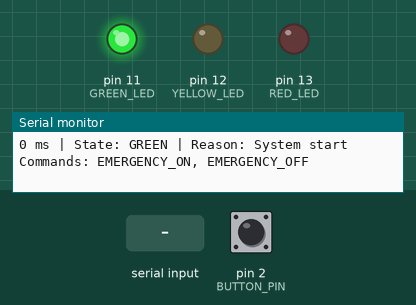
Recording of a sketch running on a simulated Arduino Uno, built with avr-gcc and run on an emulated ATmega328P. Parts: output pins drawn as LEDs (lit = HIGH), the last lines printed to the serial monitor. Dashed ring = blinking. Inputs (shaded band) come from the test bench; at power-on: pin 2 (BUTTON_PIN) HIGH.

Above: at 1.2 s.
1.3 s: "EMERGENCY_ON\n" received over Serial
At 1.56 s:
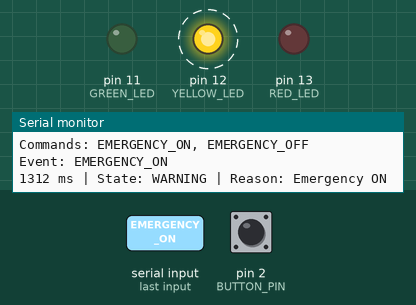
4.3 s: pin 2 (BUTTON_PIN) pulled LOW for 0.15 s
7.3 s: pin 2 (BUTTON_PIN) pulled LOW for 1 s
10.3 s: "EMERGENCY_OFF\n" received over Serial
13.3 s: "1\n" received over Serial
Timing chart, 0 to 17.3 s (numbered marks = the images above; inputs shaded):
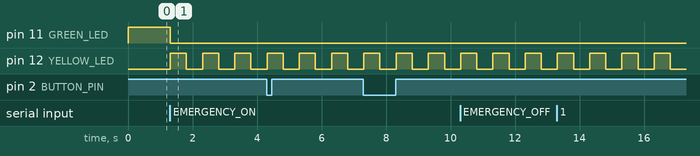

Measured:
- after the input at 1.3 s, pin 11 (GREEN_LED): HIGH → LOW at once; pin 12 (YELLOW_LED): alternates HIGH for 0.50 s and LOW for 0.50 s, starting at once

The sketch:

switch-case.ino
```cpp
const byte RED_LED = 13;
const byte YELLOW_LED = 12;
const byte GREEN_LED = 11;
const byte BUTTON_PIN = 2;

const unsigned long GREEN_TIME = 10000UL;
const unsigned long YELLOW_TIME = 3000UL;
const unsigned long RED_TIME = 10000UL;
const unsigned long PED_RED_TIME = 15000UL;
const unsigned long BLINK_TIME = 500UL;
const unsigned long DEBOUNCE_TIME = 50UL;
const unsigned long LONG_PRESS_TIME = 800UL;

enum State {
  S_GREEN,
  S_YELLOW,
  S_RED,
  S_WARNING
};

enum Event {
  E_NONE,
  E_PED,
  E_NIGHT_TOGGLE,
  E_EMERGENCY_ON,
  E_EMERGENCY_OFF
};

State currentState = S_GREEN;
State savedState = S_GREEN;

unsigned long stateStart = 0;
unsigned long stateDuration = GREEN_TIME;
unsigned long savedRemaining = GREEN_TIME;

bool pedRequest = false;
bool emergency = false;
bool nightMode = false;
bool warningBlinkOn = true;

// Переменные антидребезга
bool lastRawButton = HIGH;
bool stableButton = HIGH;
unsigned long debounceStart = 0;
unsigned long pressStart = 0;
bool buttonPressActive = false;
bool longPressHandled = false;

// Буфер для команд Serial Monitor
char serialBuffer[32];
byte serialLength = 0;

const char* stateName(State s) {
  switch (s) {
    case S_GREEN:   return "GREEN";
    case S_YELLOW:  return "YELLOW";
    case S_RED:     return "RED";
    case S_WARNING: return "WARNING";
  }
  return "UNKNOWN";
}

void setOutputs(State s) {
  digitalWrite(RED_LED, LOW);
  digitalWrite(YELLOW_LED, LOW);
  digitalWrite(GREEN_LED, LOW);

  switch (s) {
    case S_GREEN:
      digitalWrite(GREEN_LED, HIGH);
      break;

    case S_YELLOW:
      digitalWrite(YELLOW_LED, HIGH);
      break;

    case S_RED:
      digitalWrite(RED_LED, HIGH);
      break;

    case S_WARNING:
      digitalWrite(YELLOW_LED,
                   warningBlinkOn ? HIGH : LOW);
      break;
  }
}

void goToState(State s, unsigned long duration,
               const char* reason) {
  currentState = s;
  stateStart = millis();
  stateDuration = duration;

  if (s == S_WARNING) {
    warningBlinkOn = true;
  }

  setOutputs(s);

  Serial.print(millis());
  Serial.print(" ms | State: ");
  Serial.print(stateName(s));
  Serial.print(" | Reason: ");
  Serial.println(reason);
}

void enterWarning(const char* reason) {
  // Сохраняем цикл только при первом входе
  // в предупреждение.
  if (currentState != S_WARNING) {
    unsigned long elapsed = millis() - stateStart;

    savedState = currentState;

    if (elapsed < stateDuration) {
      savedRemaining = stateDuration - elapsed;
    } else {
      savedRemaining = 1;
    }

    goToState(S_WARNING, BLINK_TIME, reason);
  }
}

void restoreNormalState(const char* reason) {
  if (currentState == S_WARNING &&
      !emergency && !nightMode) {
    goToState(savedState, savedRemaining, reason);
  }
}

void handleEvent(Event ev) {
  switch (ev) {
    case E_PED:
      pedRequest = true;
      Serial.println("Event: PEDESTRIAN_REQUEST");
      break;

    case E_NIGHT_TOGGLE:
      nightMode = !nightMode;

      Serial.print("Event: NIGHT_MODE_TOGGLE -> ");
      Serial.println(nightMode ? "ON" : "OFF");

      if (nightMode) {
        enterWarning("Night mode ON");
      } else {
        restoreNormalState("Night mode OFF");
      }
      break;

    case E_EMERGENCY_ON:
      if (!emergency) {
        emergency = true;
        Serial.println("Event: EMERGENCY_ON");
        enterWarning("Emergency ON");
      }
      break;

    case E_EMERGENCY_OFF:
      if (emergency) {
        emergency = false;
        Serial.println("Event: EMERGENCY_OFF");
        restoreNormalState("Emergency OFF");
      }
      break;

    case E_NONE:
      break;
  }
}

// Чтение одной физической кнопки
void readButton() {
  unsigned long now = millis();
  bool raw = digitalRead(BUTTON_PIN);

  // Фиксируем изменение физического сигнала
  if (raw != lastRawButton) {
    lastRawButton = raw;
    debounceStart = now;
  }

  // Обрабатываем сигнал после устранения дребезга
  if (now - debounceStart >= DEBOUNCE_TIME &&
      raw != stableButton) {

    stableButton = raw;

    // Нажатие: INPUT_PULLUP означает LOW
    if (stableButton == LOW) {
      pressStart = now;
      buttonPressActive = true;
    }

    // Отпускание кнопки
    else if (buttonPressActive) {
      unsigned long heldTime = now - pressStart;
      buttonPressActive = false;

      if (heldTime >= LONG_PRESS_TIME) {
        handleEvent(E_NIGHT_TOGGLE);
      } else {
        handleEvent(E_PED);
      }
    }
  }
}

// Неблокирующее чтение команд Serial Monitor
void readSerialCommands() {
  while (Serial.available() > 0) {
    char c = Serial.read();

    if (c == '\r') {
      continue;
    }

    if (c != '\n') {
      if (serialLength < sizeof(serialBuffer) - 1) {
        serialBuffer[serialLength++] = c;
      } else {
        serialLength = 0;
        Serial.println("Error: command too long");
      }
      continue;
    }

    serialBuffer[serialLength] = '\0';
    serialLength = 0;

    if (strcmp(serialBuffer, "EMERGENCY_ON") == 0) {
      handleEvent(E_EMERGENCY_ON);
    } else if (
      strcmp(serialBuffer, "EMERGENCY_OFF") == 0) {
      handleEvent(E_EMERGENCY_OFF);
    } else {
      Serial.println("Unknown command");
    }
  }
}

// Основная логика переходов switch-case
void handleTimer() {
  unsigned long now = millis();

  switch (currentState) {
    case S_GREEN:
      if (now - stateStart >= stateDuration) {
        goToState(S_YELLOW, YELLOW_TIME,
                  "Green timer expired");
      }
      break;

    case S_YELLOW:
      if (now - stateStart >= stateDuration) {
        if (pedRequest) {
          pedRequest = false;
          goToState(S_RED, PED_RED_TIME,
                    "Pedestrian crossing");
        } else {
          goToState(S_RED, RED_TIME,
                    "Yellow timer expired");
        }
      }
      break;

    case S_RED:
      if (now - stateStart >= stateDuration) {
        goToState(S_GREEN, GREEN_TIME,
                  "Red timer expired");
      }
      break;

    case S_WARNING:
      if (now - stateStart >= BLINK_TIME) {
        warningBlinkOn = !warningBlinkOn;

        digitalWrite(YELLOW_LED,
                     warningBlinkOn ? HIGH : LOW);

        stateStart = now;
      }
      break;
  }
}

void setup() {
  pinMode(RED_LED, OUTPUT);
  pinMode(YELLOW_LED, OUTPUT);
  pinMode(GREEN_LED, OUTPUT);

  pinMode(BUTTON_PIN, INPUT_PULLUP);

  Serial.begin(9600);

  lastRawButton = digitalRead(BUTTON_PIN);
  stableButton = lastRawButton;

  if (stableButton == LOW) {
    pressStart = millis();
  }

  goToState(S_GREEN, GREEN_TIME, "System start");

  Serial.println("Commands: EMERGENCY_ON, EMERGENCY_OFF");
}

void loop() {
  readButton();
  readSerialCommands();

  // Во время предупреждения обычный цикл остановлен
  if (emergency || nightMode) {
    handleTimer();
    return;
  }

  handleTimer();
}
```
